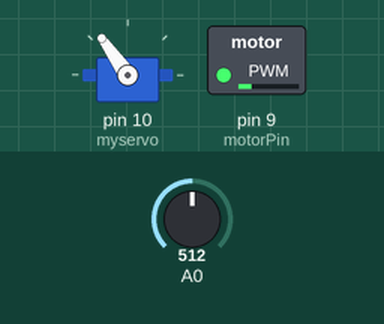
Simulated run of this sketch. Board: Arduino Uno, built with avr-gcc and run on an emulated ATmega328P. Parts: servo, switched loads named in the sketch (green lamp = pin HIGH). Inputs (shaded band) come from the test bench; at power-on: A0 = 512. Pins used as bus, display or sensor lines are not drawn; what the sketch prints to the serial monitor is not drawn.

Above: at 1.2 s.
1.3 s: A0 set to 982
4.3 s: A0 set to 1010
Timing chart, 0 to 7.3 s (numbered marks = the images above; inputs shaded):
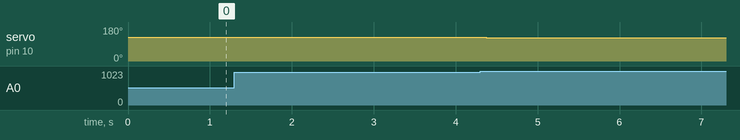

The sketch:

lineSensorwithServo.ino
```cpp
#include <Servo.h>

Servo myservo;  // create servo object to control a servo
// twelve servo objects can be created on most boards

//degree limits for servo
const int MID = 125; //MID point for servo is 112 degree
const int RIGHT = MID+40;
const int LEFT = MID-40;

const int MID_POSITION = 64; //mid postion is mid index of 128 sized array

int PixelArray[128] ;            // Pixel array.

int CLK = 13;                    // Set pin as CLK.

int SI  = 12;                    // Set pin as SI.

int motorPin = 9;                // Set pin as motor

int i   =  0;                    // For pixel count.

int sensorValue = 0;             // sensor for saturation time.

int threshold = 1000;

int sensorSum = 0;
int sensorAvg = 0;
int prevPosition = MID_POSITION;
int position = MID_POSITION;
void setup() {
  pinMode(CLK, OUTPUT);          // Set CLK as output.

  pinMode(SI, OUTPUT);           // Set SI as  output.

  myservo.attach(10);  //connect signal to pin 9
  // initialize position to mid
  myservo.write(MID);

  analogWrite(motorPin, 55); //write speed to motor (0~255)


  Serial.begin(9600);


//8888888888888888888888888888888888888888888
                                          //8
 digitalWrite(SI, HIGH);     //           //8
                             //           //8
 digitalWrite(CLK, HIGH);    //           //8
                             // Start.    //8
 digitalWrite(SI, LOW);      //           //8
                             //           //8
 digitalWrite(CLK, LOW);     //           //8
                                          //8
                                          //8   This clocks out indeterminate
                                          //8   pixel data from power up.
 for(i = 0; i < 128; i ++){               //8
                                          //8
                                          //8
 digitalWrite(CLK, HIGH);                 //8
                                          //8
 digitalWrite(CLK, LOW);                  //8
                                          //8
 }                                        //8
                                          //8
//8888888888888888888888888888888888888888888


}


void loop() {


  sensorAvg = 0;
  sensorSum = 0;
 //sensorValue = analogRead(A1);   // Get value for saturation time.


//starts pixel count

 digitalWrite(SI, HIGH);

 digitalWrite(CLK, HIGH);

 digitalWrite(SI, LOW);

 digitalWrite(CLK, LOW);


/*Pixel count and read
  set threshold
  value above threshold(white) is 1
  below is 0
  */
  for(i = 0; i < 128; i++){

   //  set threshold
    int val = analogRead(A0);
    //delay(2);

    PixelArray[i] = doThreshold(val);

    sensorSum += PixelArray[i];
    sensorAvg += PixelArray[i] * i;


   // PixelArray[i] = val;
    digitalWrite(CLK, HIGH);

    digitalWrite(CLK, LOW);
  }
  if(sensorSum == 0) {
    position = prevPosition;
  }
  else {
    position = (int)sensorAvg/sensorSum;
    prevPosition = position;
  }
  Serial.println(position);
  turnWheel(position);
  //delay(20);

//send data to computer and processing
  for(i = 0; i < 128; i ++){
    //Serial.write(PixelArray[i]);

    Serial.print(PixelArray[i]);
    Serial.print(",");
  }
  Serial.println(",");


}         // END

/*threshold the input analog signal from line sensor
  to 1(white) and 0(black)
  */
int doThreshold(int val) {
  if(val>threshold) {
      return 1;
    }
  else {
      return 0;
    }
}

void turnWheel(int position) {
  int degree = map(position, 0, 127, LEFT, RIGHT);
  Serial.println("turn degree: "+degree);
  myservo.write(degree);
}
```

Measured:
- after the input at 1.3 s, every drawn part: stays the same
- after the input at 4.3 s, servo on pin 10 (myservo): 125° → 124° after 0.07 s
